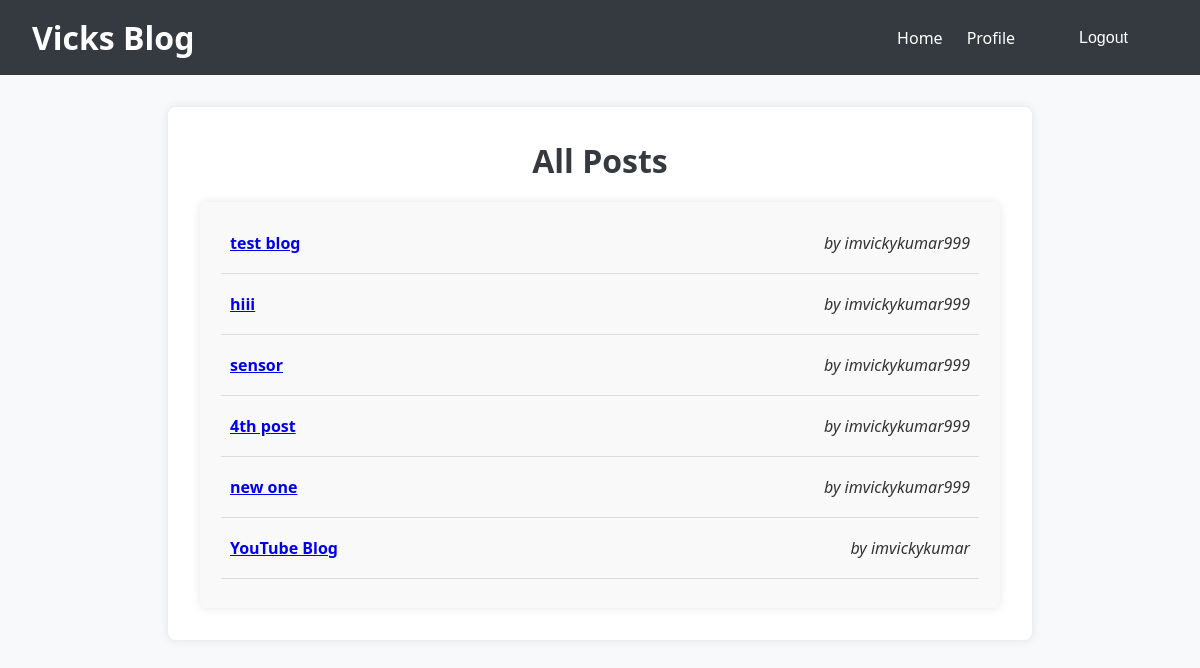
Page /blog/ (signed in) on the committed database.
### blog/models.py (models this page shows, shortened)
class Post(models.Model):
    title = models.CharField(max_length=200)
    content = RichTextField()  # Use RichTextField for CKEditor
    created_at = models.DateTimeField(auto_now_add=True)
    updated_at = models.DateTimeField(auto_now=True)
    image = models.ImageField(upload_to='blog_images/', blank=True, null=True)
    author = models.ForeignKey(User, on_delete=models.CASCADE)

### blog/views.py (the view)
# urls.py: path('', views.home, name='home'),
def home(request):
    posts = Post.objects.all()
    return render(request, 'blog/home.html', {'posts': posts})

### blog/templates/blog/home.html (shortened to what this page needs)
{% extends "blog/base_generic.html" %}
{% block content %}
<h2 class="posts-title">All Posts</h2>
<div class="posts-container">
    <table class="posts-table">
        {% for post in posts %}
        <tr>
            <td class="post-title"><a href="{% url 'post_detail' post.pk %}">{{ post.title }}</a></td>
            <td class="post-author">by {{ post.author.username }}</td>
        </tr>
        <tr>
            <td colspan="2"><hr class="post-divider"></td>
        </tr>
        {% endfor %}
    </table>
</div>
{% endblock %}

### blog/templates/blog/base_generic.html (style rules this page uses)
body { font-family: 'Segoe UI', Tahoma, Geneva, Verdana, sans-serif; margin: 0; padding: 0; background-color: #f8f9fa; color: #333; }
.container h2 { margin-top: 0; }
.content h2 { font-size: 2rem; color: #343a40; }

### blog/templates/blog/home.html (style rules this page uses)
.posts-container { max-width: 800px; margin: 0 auto; padding: 20px; background-color: #f9f9f9; border-radius: 8px; box-shadow: 0 0 10px rgba(0, 0, 0, 0.1); }
.posts-title { text-align: center; font-size: 2em; margin-bottom: 20px; color: #333; }
.posts-table { width: 100%; border-collapse: collapse; }
.posts-table tr { margin-bottom: 10px; }
.post-title { font-weight: bold; padding: 10px; width: 70%; text-align: left; }
.post-author { font-style: italic; text-align: right; width: 30%; padding: 10px; }
.post-divider { border: 0; border-top: 1px solid #ddd; }

### rows in the picture
Post: title "test blog", author.username "imvickykumar999"
Post: title "hiii", author.username "imvickykumar999"
Post: title "sensor", author.username "imvickykumar999"
Post: title "4th post", author.username "imvickykumar999"
Post: title "new one", author.username "imvickykumar999"
Post: title "YouTube Blog", author.username "imvickykumar"
